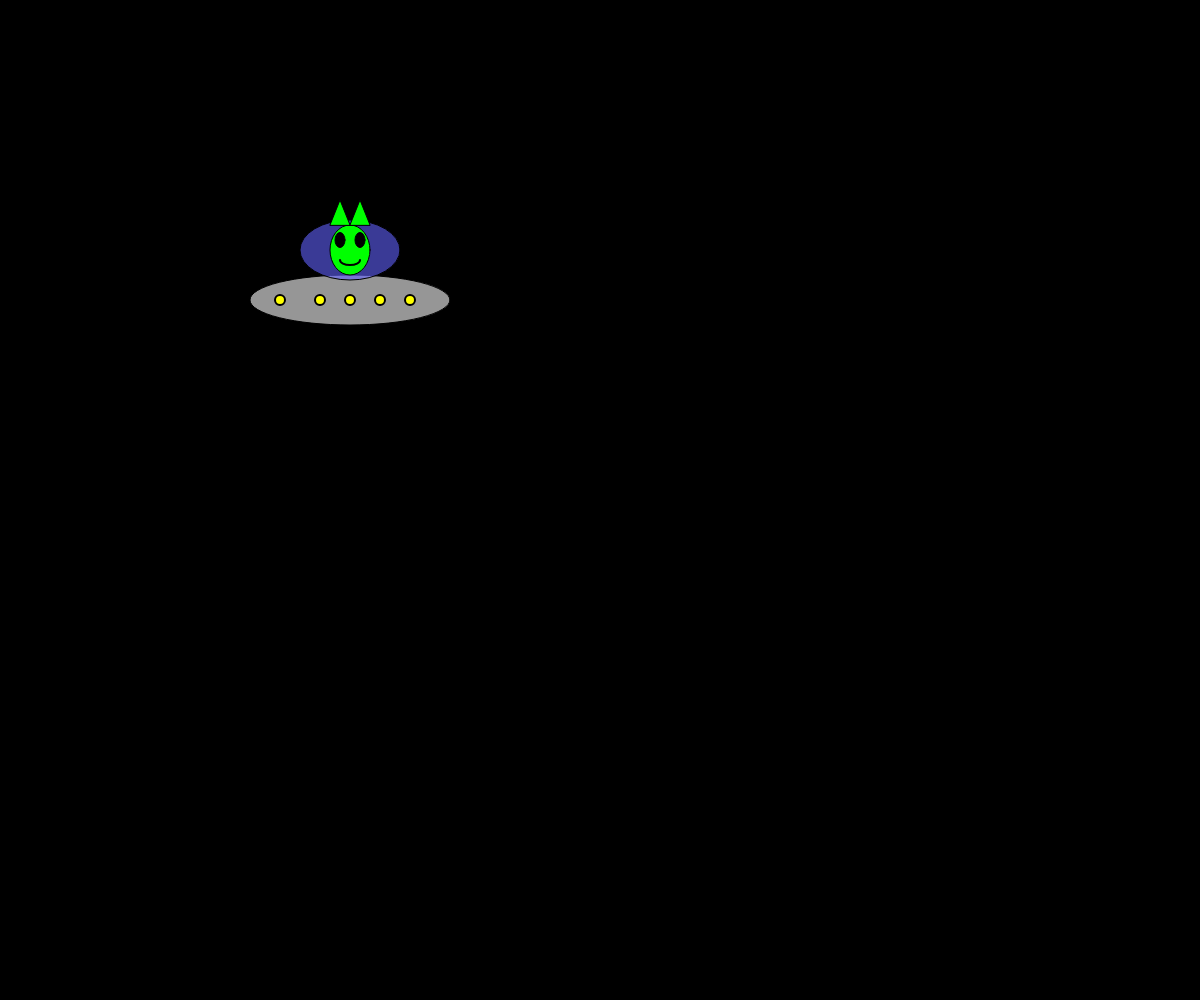
Frame 1 (no input)
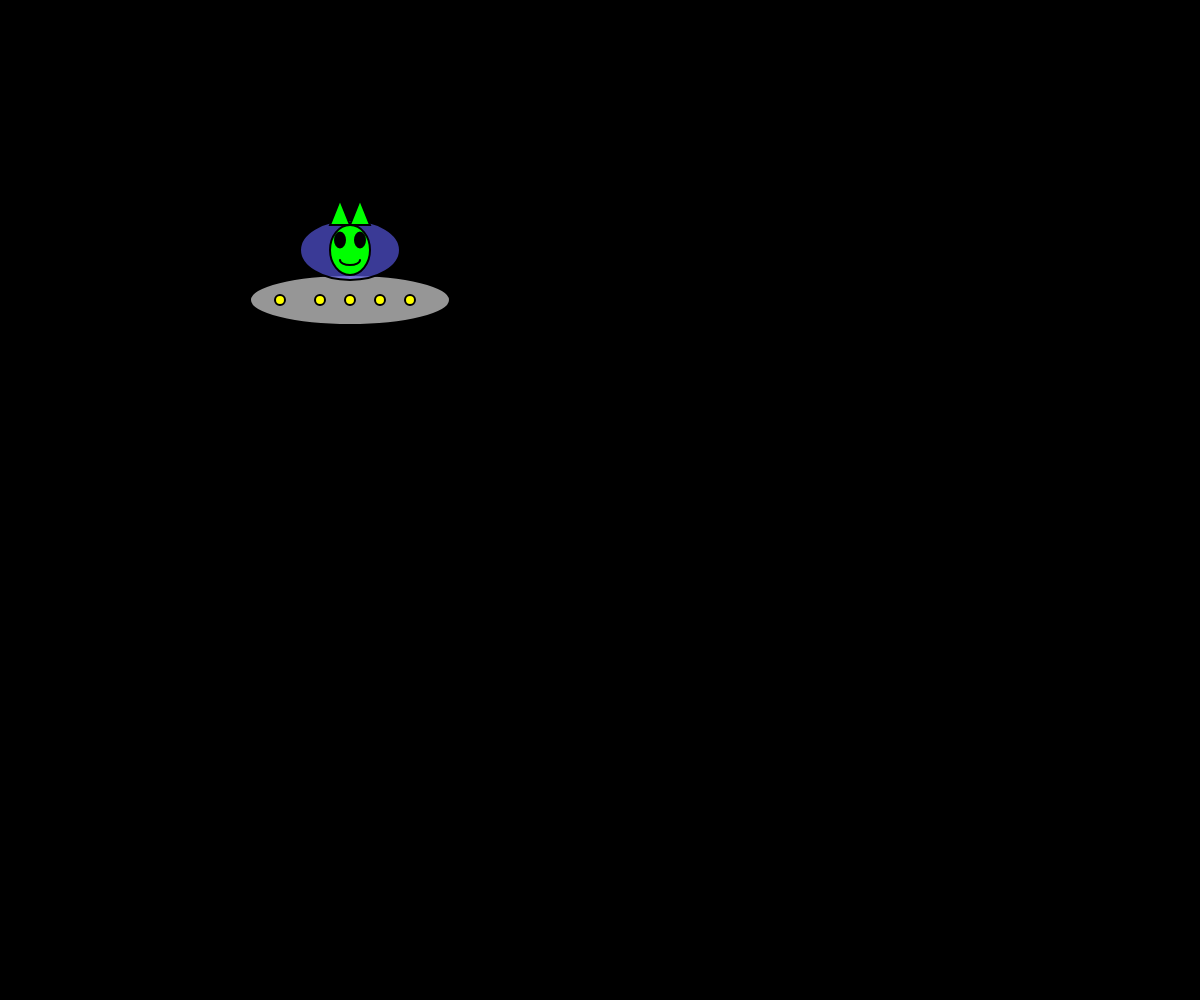
Frame 60 (no input)
Frame 120 (the mouse pressed at the canvas centre since frame 60): identical to frame 60, image omitted

The p5.js sketch that drew these frames (run headless with seeded random() and noise() and a simulated clock; from frame 60 on, the mouse is pressed at the canvas centre):

// p5.js sketch
// ── sketch.js
function setup() {
  createCanvas(windowWidth, windowHeight);
}

function draw() {
  background(0);
  drawUFO(350, 250);
}

function drawUFO(x, y) {
  // the UFO body
  fill(150);
  ellipse(x, y + 50, 200, 50);
  
  // the ufo window
  fill(100, 100, 255, 150);
  ellipse(x, y, 100, 60);
  
  // green alien face
  fill(0, 255, 0);
  ellipse(x, y, 40, 50);
  
  // Alien cat ears
  fill(0, 255, 0);
  triangle(x - 20, y - 25, x - 10, y - 50, x, y - 25);
  triangle(x + 20, y - 25, x + 10, y - 50, x, y - 25);
  
  // Eyes
  fill(0);
  ellipse(x - 10, y - 10, 10, 15);
  ellipse(x + 10, y - 10, 10, 15);
  
  // Mouth
  stroke(0);
  strokeWeight(2);
  noFill();
  arc(x, y + 10, 20, 10, 0, PI);
  
  // Yellow lights
  fill(255, 255, 0);
  ellipse(x - 70, y + 50, 10, 10);
  ellipse(x - 30, y + 50, 10, 10);
  ellipse(x, y + 50, 10, 10);
  ellipse(x + 30, y + 50, 10, 10);
  ellipse(x + 60, y + 50, 10, 10);
}
